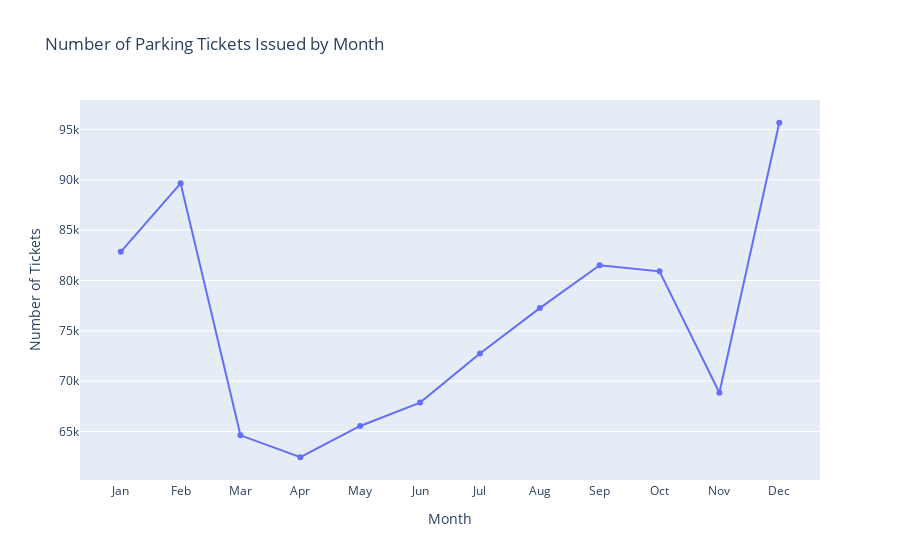

This figure's notebook cell:
### Code cell
fig = px.line(tickets_by_month,
              x='Month',
              y='count',
              title='Number of Parking Tickets Issued by Month',
              labels={'count': 'Number of Tickets'},
              markers=True
              )
fig.update_layout(
    xaxis=dict(
        showline=True,
        showgrid=False,
        showticklabels=True,
        type='category',
        tickmode='array',
        tickvals=[1, 2, 3, 4, 5, 6, 7, 8, 9, 10, 11, 12],
        ticktext=['Jan', 'Feb', 'Mar', 'Apr', 'May', 'Jun', 'Jul', 'Aug', 'Sep', 'Oct', 'Nov', 'Dec'],
    )
)
fig

### Figure 1 — Plotly figure (JSON) as saved in the notebook; plotly's stock layout.template omitted (floating-point values rounded to 4 significant figures)
{"data": [{"hovertemplate": "Month=%{x}<br>Number of Tickets=%{y}<extra></extra>", "legendgroup": "", "line": {"color": "#636efa", "dash": "solid"}, "marker": {"symbol": "circle"}, "mode": "lines+markers", "name": "", "orientation": "v", "showlegend": false, "x": [1, 2, 3, 4, 5, 6, 7, 8, 9, 10, 11, 12], "xaxis": "x", "y": [82851, 89655, 64615, 62436, 65544, 67868, 72744, 77259, 81512, 80907, 68850, 95676], "yaxis": "y", "type": "scatter"}], "layout": {"xaxis": {"anchor": "y", "domain": [0.0, 1.0], "title": {"text": "Month"}, "showline": true, "showgrid": false, "showticklabels": true, "type": "category", "tickmode": "array", "tickvals": [1, 2, 3, 4, 5, 6, 7, 8, 9, 10, 11, 12], "ticktext": ["Jan", "Feb", "Mar", "Apr", "May", "Jun", "Jul", "Aug", "Sep", "Oct", "Nov", "Dec"]}, "yaxis": {"anchor": "x", "domain": [0.0, 1.0], "title": {"text": "Number of Tickets"}}, "legend": {"tracegroupgap": 0}, "title": {"text": "Number of Parking Tickets Issued by Month"}}}
